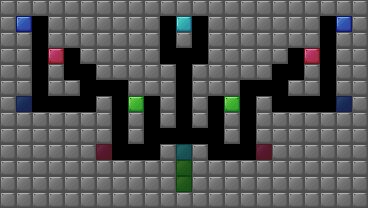

Rendered tile map (Tiled .tmx) drawn with the repository's tilesets; below, a short description and the full map source, tile grids included:
An orthogonal 23x13 tile map with 16x16 px tiles, 4 tile layers (Wall, Block, Target, Misc), 2 tilesets.

<map version="1.2" tiledversion="1.2.3" orientation="orthogonal" renderorder="right-down" width="23" height="13" tilewidth="16" tileheight="16" infinite="0" nextlayerid="10" nextobjectid="1">
 <properties>
  <property name="SpawnX" type="int" value="47" />
  <property name="SpawnY" type="int" value="9" />
  <property name="WinX" type="int" value="10" />
  <property name="WinY" type="int" value="25" />
 </properties>
 <tileset firstgid="1" name="BASIC_II" tilewidth="16" tileheight="16" tilecount="12" columns="6">
  <image source="BASIC_II.png" width="96" height="32" />
 </tileset>
 <tileset firstgid="13" name="BASIC_BG_II" tilewidth="16" tileheight="16" tilecount="12" columns="6">
  <image source="BASIC_BG_II.png" width="96" height="32" />
 </tileset>
 <layer id="6" name="Wall" width="23" height="13">
  <data encoding="csv">
2,2,2,2,2,2,2,2,2,2,2,2,2,2,2,2,2,2,2,2,2,2,2,
2,0,0,2,2,2,2,2,2,2,0,0,0,2,2,2,2,2,2,2,0,0,2,
2,2,0,2,2,2,2,2,2,2,0,2,0,2,2,2,2,2,2,2,0,2,2,
2,2,0,0,0,2,2,2,2,2,0,0,0,2,2,2,2,2,0,0,0,2,2,
2,2,0,2,0,0,2,2,2,2,2,0,2,2,2,2,2,0,0,2,0,2,2,
2,2,0,2,2,0,0,0,2,2,2,0,2,2,2,0,0,0,2,2,0,2,2,
2,0,0,0,0,0,2,0,0,0,2,0,2,0,0,0,2,0,0,0,0,0,2,
2,2,2,2,2,2,2,0,2,0,2,0,2,0,2,0,2,2,2,2,2,2,2,
2,2,2,2,2,2,2,0,2,0,0,0,0,0,2,0,2,2,2,2,2,2,2,
2,2,2,2,2,2,0,0,0,0,2,0,2,0,0,0,0,2,2,2,2,2,2,
2,2,2,2,2,2,2,2,2,2,2,0,2,2,2,2,2,2,2,2,2,2,2,
2,2,2,2,2,2,2,2,2,2,2,0,2,2,2,2,2,2,2,2,2,2,2,
2,2,2,2,2,2,2,2,2,2,2,2,2,2,2,2,2,2,2,2,2,2,2
</data>
 </layer>
 <layer id="7" name="Block" width="23" height="13">
  <data encoding="csv">
0,0,0,0,0,0,0,0,0,0,0,0,0,0,0,0,0,0,0,0,0,0,0,
0,9,0,0,0,0,0,0,0,0,0,8,0,0,0,0,0,0,0,0,0,9,0,
0,0,0,0,0,0,0,0,0,0,0,0,0,0,0,0,0,0,0,0,0,0,0,
0,0,0,4,0,0,0,0,0,0,0,0,0,0,0,0,0,0,0,4,0,0,0,
0,0,0,0,0,0,0,0,0,0,0,0,0,0,0,0,0,0,0,0,0,0,0,
0,0,0,0,0,0,0,0,0,0,0,0,0,0,0,0,0,0,0,0,0,0,0,
0,0,0,0,0,0,0,0,7,0,0,0,0,0,7,0,0,0,0,0,0,0,0,
0,0,0,0,0,0,0,0,0,0,0,0,0,0,0,0,0,0,0,0,0,0,0,
0,0,0,0,0,0,0,0,0,0,0,0,0,0,0,0,0,0,0,0,0,0,0,
0,0,0,0,0,0,0,0,0,0,0,0,0,0,0,0,0,0,0,0,0,0,0,
0,0,0,0,0,0,0,0,0,0,0,0,0,0,0,0,0,0,0,0,0,0,0,
0,0,0,0,0,0,0,0,0,0,0,0,0,0,0,0,0,0,0,0,0,0,0,
0,0,0,0,0,0,0,0,0,0,0,0,0,0,0,0,0,0,0,0,0,0,0
</data>
 </layer>
 <layer id="9" name="Target" width="23" height="13">
  <data encoding="csv">
0,0,0,0,0,0,0,0,0,0,0,0,0,0,0,0,0,0,0,0,0,0,0,
0,0,0,0,0,0,0,0,0,0,0,0,0,0,0,0,0,0,0,0,0,0,0,
0,0,0,0,0,0,0,0,0,0,0,0,0,0,0,0,0,0,0,0,0,0,0,
0,0,0,0,0,0,0,0,0,0,0,0,0,0,0,0,0,0,0,0,0,0,0,
0,0,0,0,0,0,0,0,0,0,0,0,0,0,0,0,0,0,0,0,0,0,0,
0,0,0,0,0,0,0,0,0,0,0,0,0,0,0,0,0,0,0,0,0,0,0,
0,21,0,0,0,0,0,0,0,0,0,0,0,0,0,0,0,0,0,0,0,21,0,
0,0,0,0,0,0,0,0,0,0,0,0,0,0,0,0,0,0,0,0,0,0,0,
0,0,0,0,0,0,0,0,0,0,0,0,0,0,0,0,0,0,0,0,0,0,0,
0,0,0,0,0,0,16,0,0,0,0,20,0,0,0,0,16,0,0,0,0,0,0,
0,0,0,0,0,0,0,0,0,0,0,19,0,0,0,0,0,0,0,0,0,0,0,
0,0,0,0,0,0,0,0,0,0,0,19,0,0,0,0,0,0,0,0,0,0,0,
0,0,0,0,0,0,0,0,0,0,0,0,0,0,0,0,0,0,0,0,0,0,0
</data>
 </layer>
 <layer id="8" name="Misc" width="23" height="13">
  <data encoding="csv">
0,0,0,0,0,0,0,0,0,0,0,0,0,0,0,0,0,0,0,0,0,0,0,
0,0,0,0,0,0,0,0,0,0,0,0,0,0,0,0,0,0,0,0,0,0,0,
0,0,0,0,0,0,0,0,0,0,0,0,0,0,0,0,0,0,0,0,0,0,0,
0,0,0,0,0,0,0,0,0,0,0,0,0,0,0,0,0,0,0,0,0,0,0,
0,0,0,0,0,0,0,0,0,0,0,0,0,0,0,0,0,0,0,0,0,0,0,
0,0,0,0,0,0,0,0,0,0,0,0,0,0,0,0,0,0,0,0,0,0,0,
0,0,0,0,0,0,0,0,0,0,0,0,0,0,0,0,0,0,0,0,0,0,0,
0,0,0,0,0,0,0,0,0,0,0,0,0,0,0,0,0,0,0,0,0,0,0,
0,0,0,0,0,0,0,0,0,0,0,0,0,0,0,0,0,0,0,0,0,0,0,
0,0,0,0,0,0,0,0,0,0,0,0,0,0,0,0,0,0,0,0,0,0,0,
0,0,0,0,0,0,0,0,0,0,0,0,0,0,0,0,0,0,0,0,0,0,0,
0,0,0,0,0,0,0,0,0,0,0,0,0,0,0,0,0,0,0,0,0,0,0,
0,0,0,0,0,0,0,0,0,0,0,0,0,0,0,0,0,0,0,0,0,0,0
</data>
 </layer>
</map>
